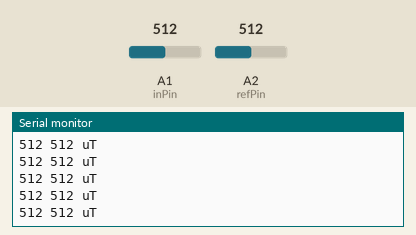
Bench run of a sketch on a simulated Arduino Uno, built with avr-gcc and run on an emulated ATmega328P. On the bench: the last lines printed to the serial monitor. The test bench sets the inputs (shaded band); at power-on: A1 (inPin) = 512, A2 (refPin) = 512.

Above: at 1.2 s.
1.3 s: A1 (inPin) set to 104
At 1.33 s:
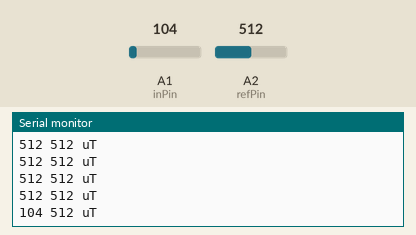
2.8 s: A1 (inPin) set to 89
At 2.8 s:
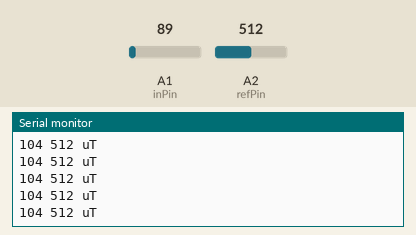
5.8 s: A1 (inPin) set to 11
At 5.83 s:
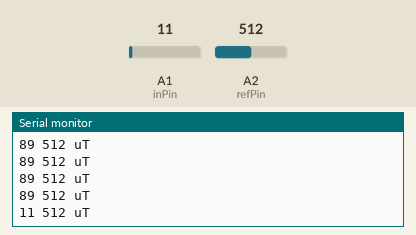
8.8 s: A1 (inPin) set to 8
At 8.81 s:
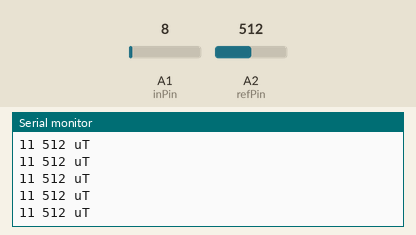
10.3 s: A2 (refPin) set to 983
At 10.33 s:
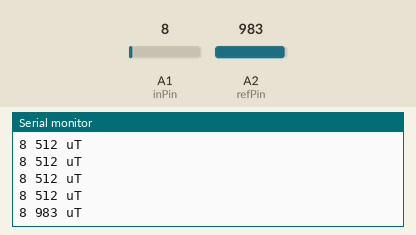
11.8 s: A2 (refPin) set to 1014
At 11.84 s:
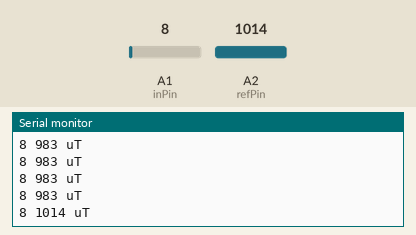
Timing chart, 0 to 14.3 s (numbered marks = the images above; inputs shaded):
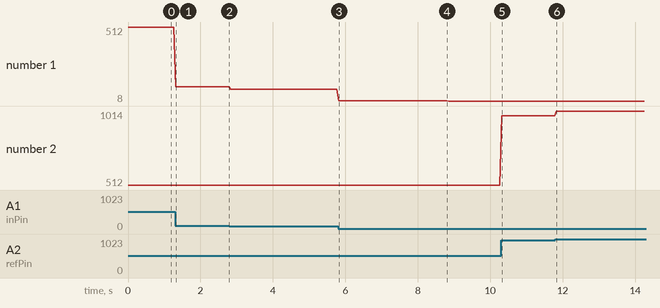

Measured:
- after the input at 1.3 s, the serial monitor: prints a new line at once (image 1)
- after the input at 5.8 s, the serial monitor: prints a new line at once (image 3)
- after the input at 10.3 s, the serial monitor: prints a new line at once (image 5)
- after the input at 11.8 s, the serial monitor: prints a new line at once (image 6)
- plotted number 1: 512 → 104 after the input at 1.3 s, 104 → 89 after the input at 2.8 s, 89 → 11 after the input at 5.8 s, 11 → 8 after the input at 8.8 s
- plotted number 2: 512 → 983 after the input at 10.3 s, 983 → 1014 after the input at 11.8 s

The sketch:

Lab03_OpAmp.ino
```cpp
int inPin = A1;
int refPin = A2;
int outPin = 1;

int val =0;
int valR=0;

void setup() {
  // put your setup code here, to run once:
  Serial.begin(9600);
  pinMode(outPin, OUTPUT);
}

void loop() {
  // put your main code here, to run repeatedly:
  val = analogRead(inPin);
  valR = analogRead(refPin);
  Serial.print(val);
  Serial.print(" ");
  Serial.print(valR);
  Serial.print(" ");
  Serial.println("uT");
  //Serial.println();
//  if(val > 0){
//    digitalWrite(outPin, LOW);
//  }
//  else{
//    digitalWrite(outPin, HIGH);
//  }
delay(50);
}
```
